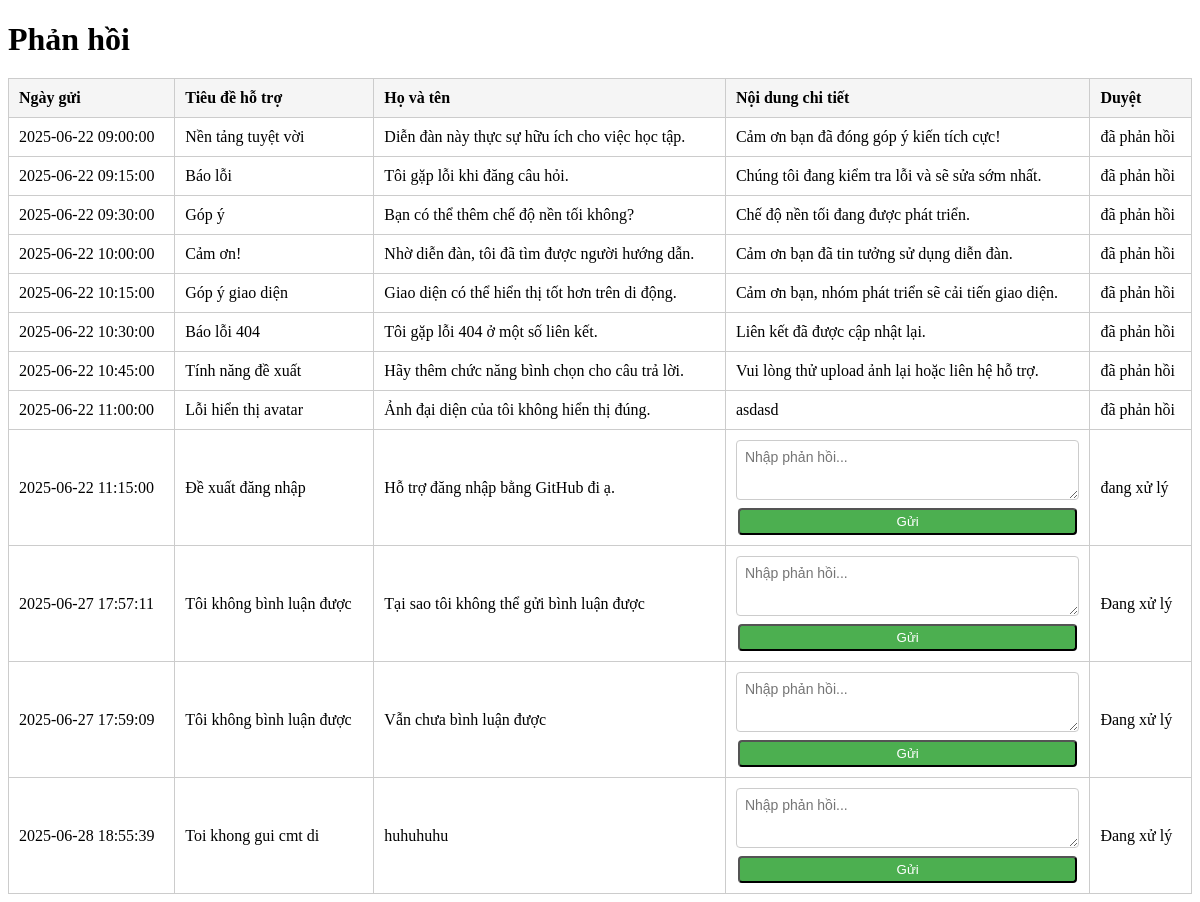
Screenshot of /admin/phanhoi.php with the database file from the repository.
### tables this page shows
CREATE TABLE `feedback_response` (
  `id` int(11) NOT NULL,
  `feedback_id` int(11) DEFAULT NULL,
  `response` text DEFAULT NULL,
  `status` varchar(50) DEFAULT NULL,
  `responded_at` timestamp NOT NULL DEFAULT current_timestamp()
);

CREATE TABLE `feedback` (
  `feedback_id` int(11) NOT NULL,
  `user_id` int(11) NOT NULL,
  `subject` varchar(255) NOT NULL,
  `message` text NOT NULL,
  `posted_at` datetime NOT NULL DEFAULT current_timestamp(),
  `details` text DEFAULT NULL
);

### admin/phanhoi.php (the view, shortened to what this page needs)
<?php
include '../code/connect.php';
?>
<!DOCTYPE html>
<html lang="vi">
<head>
</head>
<body>
<h1>Phản hồi</h1>
<table>
  <thead>
    <tr>
      <th>Ngày gửi</th>
      <th>Tiêu đề hỗ trợ</th>
      <th>Họ và tên</th>
      <th>Nội dung chi tiết</th>
      <th>Duyệt</th>
    </tr>
  </thead>
  <tbody>
<?php
$filter = $_GET['filter'] ?? '';
$baiviet = [];
$sql = "SELECT f.feedback_id, f.subject, f.message, f.posted_at,
               r.response, r.status
        FROM feedback f
        LEFT JOIN feedback_response r ON f.feedback_id = r.feedback_id";
$result = $conn->query($sql);
if ($result && $result->num_rows > 0) {
    while ($row = $result->fetch_assoc()) {
    $baiviet[] = [
        'id' => $row['feedback_id'],
        'subject' => $row['subject'],
        'message' => $row['message'],
        'posted_at' => $row['posted_at'],
        'phanhoi' => $row['response'] ?? '',
        'trangthai' => $row['status'] ?? ''
    ];
    }
}
foreach ($baiviet as $index => $bv):
?>
<tr>
  <td><?= $bv['posted_at'] ?></td>
  <td><?= $bv['subject'] ?></td>
  <td><?= $bv['message'] ?></td>
  <td>
     <?php if ($bv['trangthai'] !== 'đã phản hồi') { ?>
      <form method="POST" action="?page=phanhoi<?= $filter ? '&filter=' . $filter : '' ?>">
          <textarea name="feedback[<?= $index ?>]" placeholder="Nhập phản hồi..."></textarea>
          <button type="submit" class="btn sua">Gửi</button>
      </form>
     <?php }else { ?>
      <form method="POST" action="?page=phanhoi<?= $filter ? '&filter=' . $filter : '' ?>">
        <?= htmlspecialchars($bv['phanhoi']) ?>
      </form>
      <?php } ?>
  </td>
  <td><?= $bv['trangthai'] ?: 'Đang xử lý' ?></td>
</tr>
<?php endforeach; ?>
  </tbody>
</table>
</body>
</html>

### admin/phanhoi.php (style rules this page uses)
table { border-collapse: collapse; width: 100%; background: white; }
th, td { border: 1px solid #ccc; padding: 10px; text-align: left; }
th { background-color: #f5f5f5; }
.btn { text-decoration: none; padding: 4px 8px; border-radius: 4px; margin: 0 2px; }
.sua { background-color: #4CAF50; color: white; }
textarea { width: 100%; min-height: 60px; resize: vertical; padding: 8px; border: 1px solid #ccc; border-radius: 4px; font-family: Arial, sans-serif; font-size: 14px; box-sizing: border-box; }
form { display: flex; flex-direction: column; gap: 8px; }
h1 { margin-bottom: 20px; }

### rows the page displays
feedback_response: feedback.posted_at "2025-06-22 09:00:00", feedback.subject "Nền tảng tuyệt vời", feedback.message "Diễn đàn này thực sự hữu ích cho việc học tập.", response "Cảm ơn bạn đã đóng góp ý kiến tích cực!", status "đã phản hồi"
feedback_response: feedback.posted_at "2025-06-22 09:15:00", feedback.subject "Báo lỗi", feedback.message "Tôi gặp lỗi khi đăng câu hỏi.", response "Chúng tôi đang kiểm tra lỗi và sẽ sửa sớm nhất.", status "đã phản hồi"
feedback_response: feedback.posted_at "2025-06-22 09:30:00", feedback.subject "Góp ý", feedback.message "Bạn có thể thêm chế độ nền tối không?", response "Chế độ nền tối đang được phát triển.", status "đã phản hồi"
feedback_response: feedback.posted_at "2025-06-22 10:00:00", feedback.subject "Cảm ơn!", feedback.message "Nhờ diễn đàn, tôi đã tìm được người hướng dẫn.", response "Cảm ơn bạn đã tin tưởng sử dụng diễn đàn.", status "đã phản hồi"
feedback_response: feedback.posted_at "2025-06-22 10:15:00", feedback.subject "Góp ý giao diện", feedback.message "Giao diện có thể hiển thị tốt hơn trên di động.", response "Cảm ơn bạn, nhóm phát triển sẽ cải tiến giao diện.", status "đã phản hồi"
feedback_response: feedback.posted_at "2025-06-22 10:30:00", feedback.subject "Báo lỗi 404", feedback.message "Tôi gặp lỗi 404 ở một số liên kết.", response "Liên kết đã được cập nhật lại.", status "đã phản hồi"
feedback_response: feedback.posted_at "2025-06-22 10:45:00", feedback.subject "Tính năng đề xuất", feedback.message "Hãy thêm chức năng bình chọn cho câu trả lời.", response "Vui lòng thử upload ảnh lại hoặc liên hệ hỗ trợ.", status "đã phản hồi"
feedback_response: feedback.posted_at "2025-06-22 11:00:00", feedback.subject "Lỗi hiển thị avatar", feedback.message "Ảnh đại diện của tôi không hiển thị đúng.", response "asdasd", status "đã phản hồi"
feedback_response: feedback.posted_at "2025-06-22 11:15:00", feedback.subject "Đề xuất đăng nhập", feedback.message "Hỗ trợ đăng nhập bằng GitHub đi ạ.", value "Nhập phản hồi...", status "đang xử lý"
feedback: posted_at "2025-06-27 17:57:11", subject "Tôi không bình luận được", message "Tại sao tôi không thể gửi bình luận được", value "Nhập phản hồi...", trangthai "Đang xử lý"
feedback: posted_at "2025-06-27 17:59:09", subject "Tôi không bình luận được", message "Vẫn chưa bình luận được", value "Nhập phản hồi...", trangthai "Đang xử lý"
feedback: posted_at "2025-06-28 18:55:39", subject "Toi khong gui cmt di", message "huhuhuhu", value "Nhập phản hồi...", trangthai "Đang xử lý"
